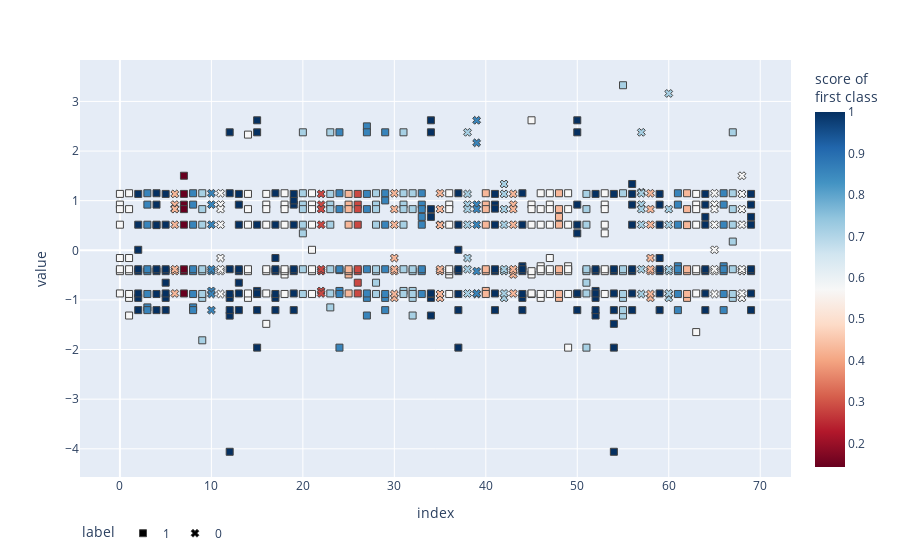

Notebook source saved alongside this figure:
### Markdown cell above
### Graphically Representing the results.

### Code cell
import plotly.express as px
fig = px.scatter(X_test,
    color=y_score, color_continuous_scale='RdBu',
    symbol=y_test, symbol_map={'0': 'square-dot', '1': 'circle-dot'},
    labels={'symbol': 'label', 'color': 'score of <br>first class'}
    )
fig.update_traces(marker_size=7, marker_line_width=1)
fig.update_layout(legend_orientation='h')
fig.show()

### Figure 1 — Plotly figure (JSON) as saved in the notebook; plotly's stock layout.template omitted (floating-point values rounded to 4 significant figures; data arrays with more than 128 entries replaced by an {"elided": "..."} marker saying what was removed)
{"data": [{"hovertemplate": "label=1<br>index=%{x}<br>value=%{y}<br>score of <br>first class=%{marker.color}<extra></extra>", "legendgroup": "1", "marker": {"color": {"elided": "440 float values"}, "coloraxis": "coloraxis", "line": {"width": 1}, "size": 7, "symbol": "square"}, "mode": "markers", "name": "1", "orientation": "v", "showlegend": true, "type": "scatter", "x": {"elided": "440 int values"}, "xaxis": "x", "y": {"elided": "440 float values"}, "yaxis": "y"}, {"hovertemplate": "label=0<br>index=%{x}<br>value=%{y}<br>score of <br>first class=%{marker.color}<extra></extra>", "legendgroup": "0", "marker": {"color": [0.4286, 0.8571, 0.5714, 0.2857, 0.4286, 0.4286, 0.7143, 0.8571, 0.7143, 0.4286, 0.7143, 0.4286, 0.7143, 0.5714, 0.5714, 0.4286, 0.8571, 0.5714, 0.2857, 0.4286, 0.4286, 0.7143, 0.8571, 0.7143, 0.4286, 0.7143, 0.4286, 0.7143, 0.5714, 0.5714, 0.4286, 0.8571, 0.5714, 0.2857, 0.4286, 0.4286, 0.7143, 0.8571, 0.7143, 0.4286, 0.7143, 0.4286, 0.7143, 0.5714, 0.5714, 0.4286, 0.8571, 0.5714, 0.2857, 0.4286, 0.4286, 0.7143, 0.8571, 0.7143, 0.4286, 0.7143, 0.4286, 0.7143, 0.5714, 0.5714, 0.4286, 0.8571, 0.5714, 0.2857, 0.4286, 0.4286, 0.7143, 0.8571, 0.7143, 0.4286, 0.7143, 0.4286, 0.7143, 0.5714, 0.5714, 0.4286, 0.8571, 0.5714, 0.2857, 0.4286, 0.4286, 0.7143, 0.8571, 0.7143, 0.4286, 0.7143, 0.4286, 0.7143, 0.5714, 0.5714, 0.4286, 0.8571, 0.5714, 0.2857, 0.4286, 0.4286, 0.7143, 0.8571, 0.7143, 0.4286, 0.7143, 0.4286, 0.7143, 0.5714, 0.5714, 0.4286, 0.8571, 0.5714, 0.2857, 0.4286, 0.4286, 0.7143, 0.8571, 0.7143, 0.4286, 0.7143, 0.4286, 0.7143, 0.5714, 0.5714], "coloraxis": "coloraxis", "line": {"width": 1}, "size": 7, "symbol": "x"}, "mode": "markers", "name": "0", "orientation": "v", "showlegend": true, "type": "scatter", "x": [6, 10, 11, 22, 30, 35, 38, 39, 42, 43, 57, 58, 60, 65, 68, 6, 10, 11, 22, 30, 35, 38, 39, 42, 43, 57, 58, 60, 65, 68, 6, 10, 11, 22, 30, 35, 38, 39, 42, 43, 57, 58, 60, 65, 68, 6, 10, 11, 22, 30, 35, 38, 39, 42, 43, 57, 58, 60, 65, 68, 6, 10, 11, 22, 30, 35, 38, 39, 42, 43, 57, 58, 60, 65, 68, 6, 10, 11, 22, 30, 35, 38, 39, 42, 43, 57, 58, 60, 65, 68, 6, 10, 11, 22, 30, 35, 38, 39, 42, 43, 57, 58, 60, 65, 68, 6, 10, 11, 22, 30, 35, 38, 39, 42, 43, 57, 58, 60, 65, 68], "xaxis": "x", "y": [0.5158, 0.5158, 0.5158, 0.5158, 0.5158, 0.5158, 0.5158, 0.5158, 0.5158, 0.5158, 0.5158, 0.5158, 0.5158, 0.5158, 0.5158, 0.9207, 0.9207, 0.9207, 0.9207, -0.9591, -0.9591, 0.9207, 0.9207, -0.9591, 0.9207, 0.9207, -0.9591, -0.9591, 0.9207, -0.9591, 0.8392, -0.819, -0.1558, -0.819, -0.1558, 0.5075, -0.1558, 2.166, 1.337, -0.4874, 1.171, -0.1558, 3.161, 0.01006, 1.502, -0.4206, -0.4206, -0.4206, -0.4206, -0.4206, -0.4206, 2.378, -0.4206, -0.4206, -0.4206, 2.378, -0.4206, -0.4206, -0.4206, -0.4206, 0.8293, -1.206, 0.8293, 0.8293, 0.8293, 0.8293, 0.8293, 0.8293, 0.8293, 0.8293, 0.8293, 0.8293, 0.8293, 0.8293, 0.8293, -0.3817, -0.3817, -0.3817, -0.3817, -0.3817, -0.3817, -0.3817, 2.62, -0.3817, -0.3817, -0.3817, -0.3817, -0.3817, -0.3817, -0.3817, 1.136, -0.88, -0.88, 1.136, -0.88, -0.88, 1.136, -0.88, 1.136, 1.136, -0.88, -0.88, -0.88, -0.88, 1.136, -0.8697, 1.15, 1.15, -0.8697, 1.15, 1.15, -0.8697, -0.8697, -0.8697, -0.8697, 1.15, 1.15, -0.8697, 1.15, -0.8697], "yaxis": "y"}], "layout": {"coloraxis": {"colorbar": {"title": {"text": "score of <br>first class"}}, "colorscale": [[0, "rgb(103,0,31)"], [0.1, "rgb(178,24,43)"], [0.2, "rgb(214,96,77)"], [0.3, "rgb(244,165,130)"], [0.4, "rgb(253,219,199)"], [0.5, "rgb(247,247,247)"], [0.6, "rgb(209,229,240)"], [0.7, "rgb(146,197,222)"], [0.8, "rgb(67,147,195)"], [0.9, "rgb(33,102,172)"], [1, "rgb(5,48,97)"]]}, "legend": {"orientation": "h", "title": {"text": "label"}, "tracegroupgap": 0}, "margin": {"t": 60}, "xaxis": {"anchor": "y", "domain": [0, 1], "title": {"text": "index"}}, "yaxis": {"anchor": "x", "domain": [0, 1], "title": {"text": "value"}}}}
